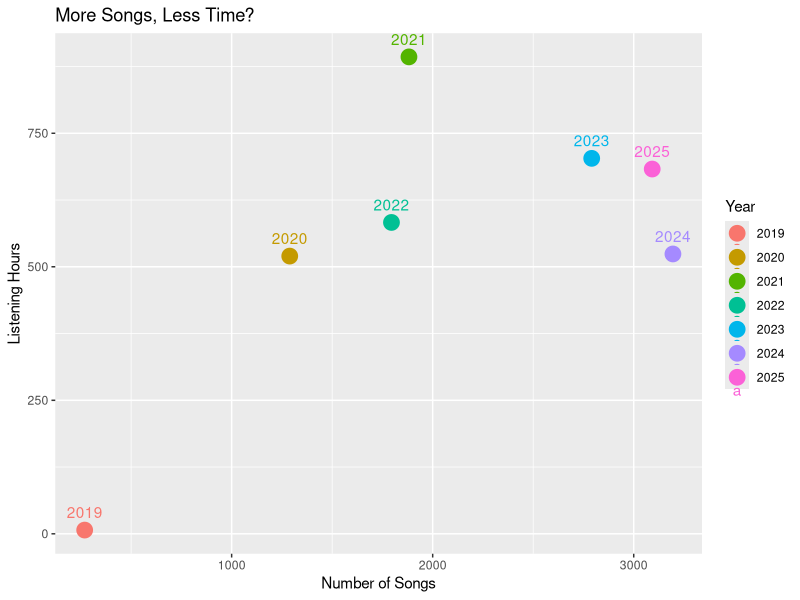
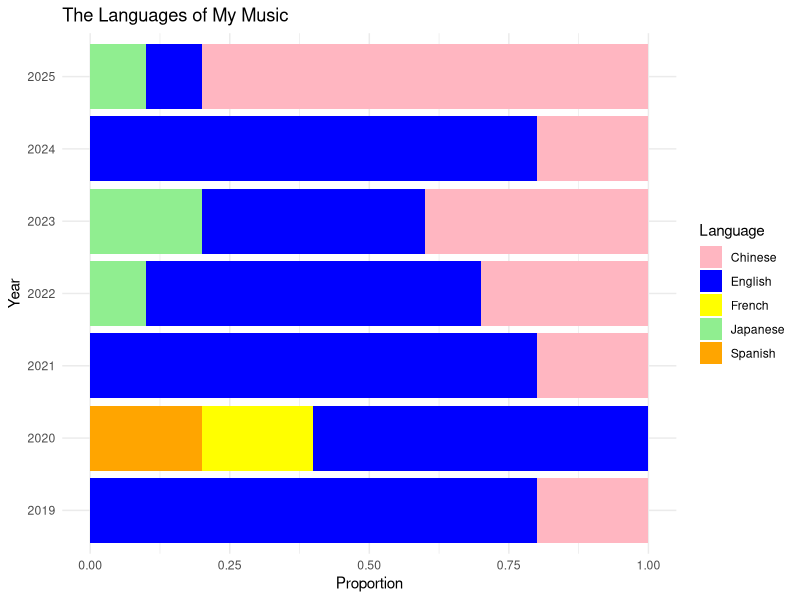
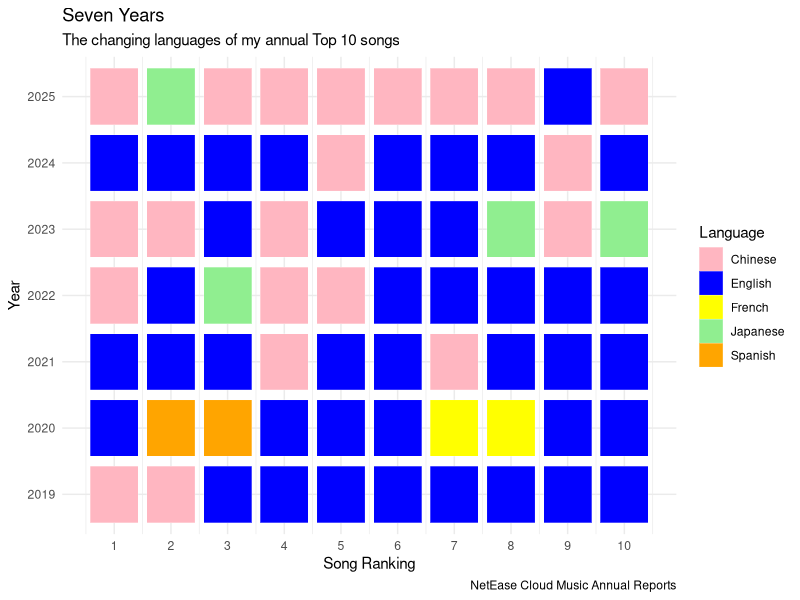

These charts were generated, in order, by the following R code:
## ---- chunk 1
library(tidyverse)

annual <- read_csv("my_annual_songs_report.csv")
songs <- read_csv("my_top10_songs.csv")
## ---- chunk 2
ggplot(annual, aes(x = annual_song_count,
                   y = listening_hours,
                   color = factor(year))) +
  geom_point(size = 5) +
  geom_text(aes(label = year), vjust = -1) +
  labs(
    title = "More Songs, Less Time?",
    x = "Number of Songs",
    y = "Listening Hours",
    color = "Year"
  )
## ---- chunk 3
ggplot(songs, aes(x = factor(year),
                  fill = language)) +
  geom_bar(position = "fill") +
  coord_flip() +
  scale_fill_manual(values = c(
    "Chinese" = "lightpink",
    "English" = "blue",
    "Japanese" = "lightgreen",
    "French" = "yellow",
    "Spanish" = "orange"
  )) +
  labs(
    title = "The Languages of My Music",
    x = "Year",
    y = "Proportion",
    fill = "Language"
  ) +
  theme_minimal()
## ---- chunk 4
ggplot(songs, aes(x = rank,
                  y = factor(year),
                  fill = language)) +
  geom_tile(width = 0.85, height = 0.85, color = "white") +
  scale_x_continuous(breaks = 1:10) +
  scale_fill_manual(values = c(
    "Chinese" = "lightpink",
    "English" = "blue",
    "Japanese" = "lightgreen",
    "French" = "yellow",
    "Spanish" = "orange"
  )) +
  labs(
    title = "Seven Years",
    subtitle = "The changing languages of my annual Top 10 songs",
    x = "Song Ranking",
    y = "Year",
    fill = "Language",
    caption = "NetEase Cloud Music Annual Reports"
  ) +
  theme_minimal()
